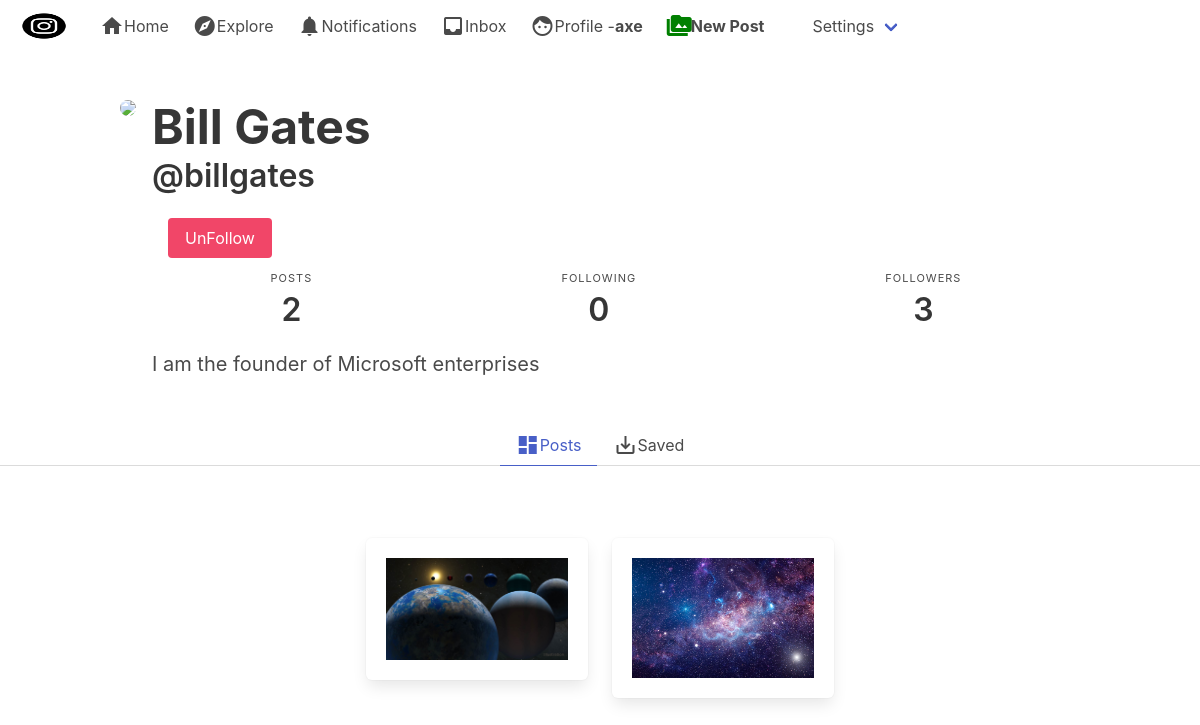
/billgates/ (signed in), run on the app's committed database.
### authy/models.py (models this page shows)
class Profile(models.Model):
	user = models.OneToOneField(User, on_delete=models.CASCADE)
	first_name = models.CharField(max_length=50, null=True, blank=True)
	last_name = models.CharField(max_length=50, null=True, blank=True)
	location = models.CharField(max_length=50, null=True, blank=True)
	url = models.CharField(max_length=80, null=True, blank=True)
	profile_info = models.TextField(max_length=150, null=True, blank=True)
	created = models.DateField(auto_now_add=True)
	favorites = models.ManyToManyField(Post)
	picture = models.ImageField(upload_to=user_directory_path, blank=True, null=True, verbose_name='Picture')

### post/models.py (models this page shows)
class Post(models.Model):
    id = models.UUIDField(primary_key=True, default=uuid.uuid4, editable=False)
    picture = models.ImageField(upload_to=user_directory_path, verbose_name='Picture', null=False)
    caption = models.TextField(max_length=1500, verbose_name='Caption')
    posted = models.DateTimeField(auto_now_add=True)
    tags = models.ManyToManyField(Tag, related_name='tags')
    user = models.ForeignKey(User, on_delete=models.CASCADE)
    likes = models.IntegerField(default=0)
    def get_absolute_url(self):
        return reverse('postdetails', args=[str(self.id)])

### authy/views.py (the view)
# urls.py: path('<username>/', UserProfile, name='profile'),
def UserProfile(request, username):
	user = get_object_or_404(User, username=username)
	profile = Profile.objects.get(user=user)
	url_name = resolve(request.path).url_name
	if url_name == 'profile':
		posts = Post.objects.filter(user=user).order_by('-posted')
	else:
		posts = profile.favorites.all()
	posts_count = Post.objects.filter(user=user).count()
	following_count= Follow.objects.filter(follower=user).count()
	followers_count = Follow.objects.filter(following=user).count()
	follow_status = Follow.objects.filter(following=user, follower=request.user).exists()
	paginator = Paginator(posts, 8)
	page_number = request.GET.get('page')
	posts_paginator = paginator.get_page(page_number)
	template = loader.get_template('profile.html')
	context = {
		'posts': posts_paginator,
		'profile':profile,
		'url_name':url_name,
		'posts_count': posts_count,
		'followers_count': followers_count,
		'following_count': following_count,
		'follow_status': follow_status,
	}
	return HttpResponse(template.render(context, request))

### instagram/templates/profile.html (shortened to what this page needs)
{% extends 'base.html' %}
{% load static %}
{% block content %}
        <article class="media">
            <div class="media-left">
                <figure class="image is-256x256">
                  {% if profile.picture %}
                  <img class="is-rounded" src="{{ profile.picture.url }}">
                  {% else %}
                  <img class="is-rounded" src="https://bulma.io/images/placeholders/256x256.png">
                  {% endif %}
                </figure>
            </div>
            <div class="media-content">
                <div class="content">
                    <h1 style="font-weight:bold;" class="title is-1">{% if profile.first_name %}{{ profile.first_name }} {{ profile.last_name}}{% endif %}</h1>
                    <h2 class="subtitle is-3">@{{ profile.user }}</h2>
                  {% if user.is_authenticated and user != profile.user %}
                    <div class="media-right">
                    {% if follow_status == True %}
                      <a href="{% url 'follow' profile.user 0 %}" class="button is-danger">UnFollow</a>
                    {% else %}
                      <a href="{% url 'follow' profile.user 1 %}" class="button is-success">Follow</a>
                    {% endif %}
                    </div>
                  {% endif %}
                </div>
        <nav class="level is-mobile">
            <div class="level-item has-text-centered">
              <div>
                <p class="heading">Posts</p>
                <p class="title">{{ posts_count }}</p>
              </div>
            </div>
            <div class="level-item has-text-centered">
              <div>
                <p class="heading">Following</p>
                <p class="title">{{ following_count }}</p>
              </div>
            </div>
            <div class="level-item has-text-centered">
              <div>
                <p class="heading">Followers</p>
                <p class="title">{{ followers_count }}</p>
              </div>
            </div>
          </nav>
<p class="subtitle is-5">{% if profile.profile_info %} {{ profile.profile_info }} {% endif %}</p>
</div>
        </article>
    </div>
  </section>
  <div class="tabs is-centered">
    <ul>
      <li class="{% if url_name == 'profile' %}is-active{% endif %}">
      <a href="{% url 'profile' profile.user %}">  <i class="material-icons">dashboard</i>Posts</a>
      </li>
      <li class="{% if url_name == 'profilefavorites' %}is-active{% endif %}">
      <a href="{% url 'profilefavorites' profile.user %} "><i class="material-icons">save_alt</i>Saved</a>
     </li>
    </ul>
  </div>
  <section class="section">
    <div class="container">
      <div class="columns is-mobile is-multiline is-centered">
      {% for post in posts %}
        <div class="column is-one-quarter">
           <div class="box">
                <figure class="image is-256x256">
                    <a href="{{ post.get_absolute_url  }}"><img src="{{ post.picture.url  }}" alt="Image"></a>
                 </figure>
             </div>
          </div>
      {% empty %}
         <br>
          <h3 class="title is-3">You do not have any post!</h3>
      {% endfor %}
    </div>
    </div>
  </section>
  {% endblock %}

### instagram/templates/base.html (shortened to what this page needs)
{% load static %}
<!DOCTYPE html>
<html>
  <head>
    <link rel="stylesheet" href="{% static 'css/bulma.min.css' %}">
    <link rel="stylesheet" href="{% static 'css/style.css' %}">
  </head>
  <body>
    <nav class="navbar" role="navigation" aria-label="main navigation">
  <div class="navbar-brand">
    <a class="navbar-item" href="https://bulma.io">
      <img src="{% static 'img/i.png' %}" width="64" height="64">
    </a>
  </div>
  <div id="navbarBasicExample" class="navbar-menu">
    <div class="navbar-start">
      <a href="{% url 'index' %}" class="navbar-item">
        <span class="material-icons">home</span>
        Home
      </a>
      <a class="navbar-item">
        <span class="material-icons">explore</span>
        Explore
      </a>
      <a class="navbar-item">
        <span class="material-icons">notifications</span>
        Notifications
      </a>
      <a class="navbar-item">
        <span class="material-icons">inbox</span>
        Inbox
      </a>
      <a href="{% url 'profile' request.user %}" class="navbar-item">
        <span class="material-icons">face</span>
        Profile -<strong>{{ request.user }}</strong>
      </a>
      <a href="{% url 'newpost' %}" class="navbar-item">
        <i style="color:green; font-weight:bold" class="material-icons">perm_media</i>
        <strong>New Post</strong
      </a>
      <div class="navbar-item has-dropdown is-hoverable">
        <a class="navbar-link">
        Settings
        </a>
      </div>
    </div>
  </div>
</nav>
  <section class="section">
    <div class="container">
        {% block content %}
        {% endblock %}
  </body>
</html>

### data on the page
Profile: first_name "Bill", last_name "Gates", user "billgates", profile_info "I am the founder of Microsoft enterprises"
Post: picture (picture)
Post: picture (picture)

### other printed values
{{ request.user }} "axe"
{{ posts_count }} "2"
{{ following_count }} "0"
{{ followers_count }} "3"
